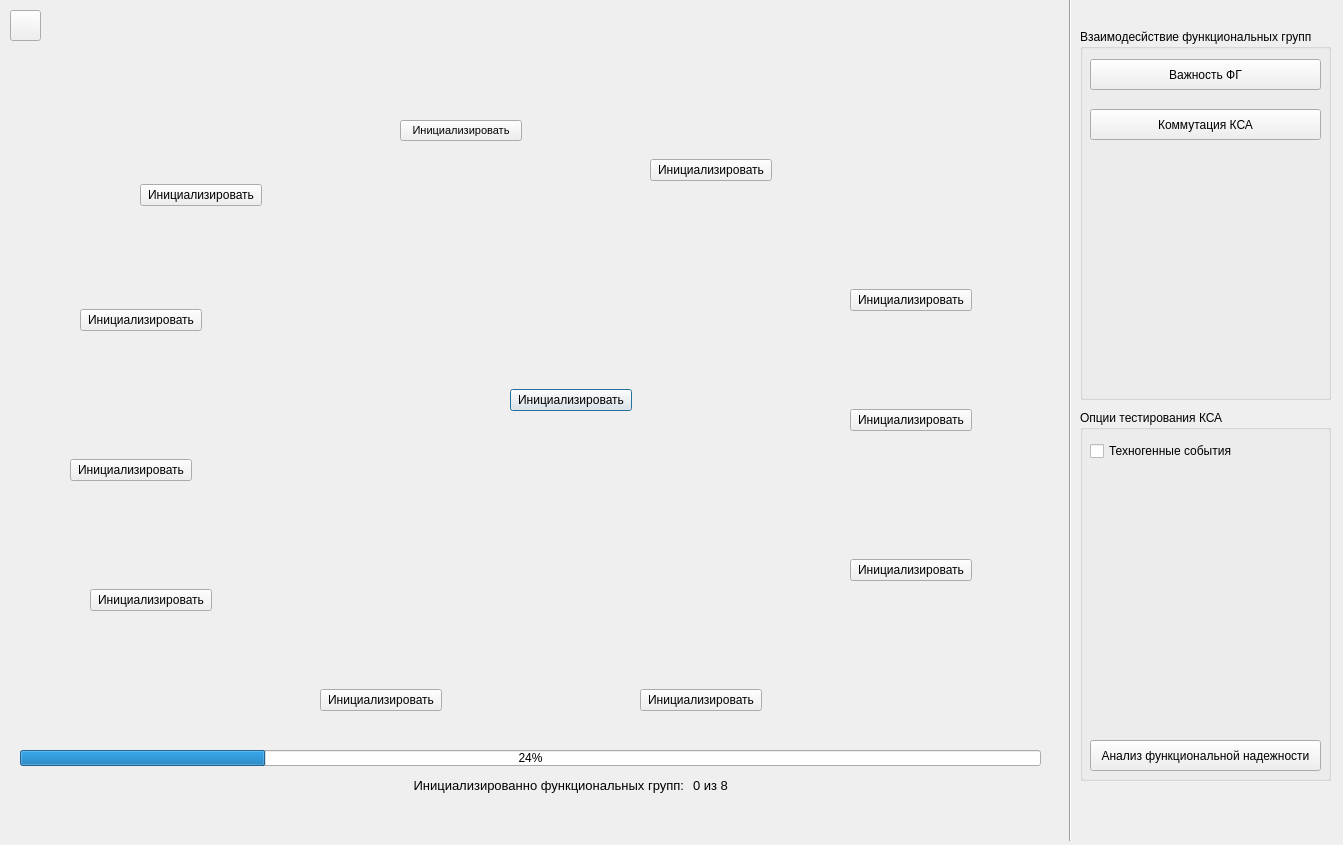
<?xml version="1.0" encoding="UTF-8"?>
<ui version="4.0">
 <class>buildKSA</class>
 <widget class="QDialog" name="buildKSA">
  <property name="geometry">
   <rect>
    <x>0</x>
    <y>0</y>
    <width>1343</width>
    <height>845</height>
   </rect>
  </property>
  <property name="windowTitle">
   <string>Dialog</string>
  </property>
  <widget class="QWidget" name="verticalLayoutWidget_8">
   <property name="geometry">
    <rect>
     <x>510</x>
     <y>360</y>
     <width>122</width>
     <height>80</height>
    </rect>
   </property>
   <layout class="QVBoxLayout" name="verticalLayout_8">
    <item>
     <widget class="QPushButton" name="pushButton_08">
      <property name="text">
       <string>Инициализировать</string>
      </property>
     </widget>
    </item>
   </layout>
  </widget>
  <widget class="QWidget" name="verticalLayoutWidget_7">
   <property name="geometry">
    <rect>
     <x>850</x>
     <y>380</y>
     <width>122</width>
     <height>80</height>
    </rect>
   </property>
   <layout class="QVBoxLayout" name="verticalLayout_7">
    <item>
     <widget class="QPushButton" name="pushButton_07">
      <property name="text">
       <string>Инициализировать</string>
      </property>
     </widget>
    </item>
   </layout>
  </widget>
  <widget class="QWidget" name="verticalLayoutWidget_2">
   <property name="geometry">
    <rect>
     <x>140</x>
     <y>150</y>
     <width>122</width>
     <height>91</height>
    </rect>
   </property>
   <layout class="QVBoxLayout" name="verticalLayout_2">
    <item>
     <widget class="QPushButton" name="pushButton_02">
      <property name="text">
       <string>Инициализировать</string>
      </property>
     </widget>
    </item>
   </layout>
  </widget>
  <widget class="QWidget" name="verticalLayoutWidget_6">
   <property name="geometry">
    <rect>
     <x>850</x>
     <y>530</y>
     <width>122</width>
     <height>80</height>
    </rect>
   </property>
   <layout class="QVBoxLayout" name="verticalLayout_6">
    <item>
     <widget class="QPushButton" name="pushButton_06">
      <property name="text">
       <string>Инициализировать</string>
      </property>
     </widget>
    </item>
   </layout>
  </widget>
  <widget class="QWidget" name="verticalLayoutWidget_5">
   <property name="geometry">
    <rect>
     <x>850</x>
     <y>260</y>
     <width>122</width>
     <height>80</height>
    </rect>
   </property>
   <layout class="QVBoxLayout" name="verticalLayout_5">
    <item>
     <widget class="QPushButton" name="pushButton_05">
      <property name="text">
       <string>Инициализировать</string>
      </property>
     </widget>
    </item>
   </layout>
  </widget>
  <widget class="QWidget" name="verticalLayoutWidget_4">
   <property name="geometry">
    <rect>
     <x>70</x>
     <y>430</y>
     <width>122</width>
     <height>80</height>
    </rect>
   </property>
   <layout class="QVBoxLayout" name="verticalLayout_4">
    <item>
     <widget class="QPushButton" name="pushButton_04">
      <property name="text">
       <string>Инициализировать</string>
      </property>
     </widget>
    </item>
   </layout>
  </widget>
  <widget class="QLabel" name="label_arm">
   <property name="geometry">
    <rect>
     <x>0</x>
     <y>50</y>
     <width>1071</width>
     <height>691</height>
    </rect>
   </property>
   <property name="text">
    <string/>
   </property>
  </widget>
  <widget class="QWidget" name="verticalLayoutWidget">
   <property name="geometry">
    <rect>
     <x>400</x>
     <y>110</y>
     <width>122</width>
     <height>41</height>
    </rect>
   </property>
   <layout class="QVBoxLayout" name="verticalLayout">
    <item>
     <widget class="QPushButton" name="pushButton_01">
      <property name="font">
       <font>
        <family>MS Shell Dlg 2</family>
        <pointsize>8</pointsize>
        <weight>50</weight>
        <bold>false</bold>
       </font>
      </property>
      <property name="text">
       <string>Инициализировать</string>
      </property>
     </widget>
    </item>
   </layout>
  </widget>
  <widget class="QWidget" name="verticalLayoutWidget_3">
   <property name="geometry">
    <rect>
     <x>80</x>
     <y>280</y>
     <width>122</width>
     <height>80</height>
    </rect>
   </property>
   <layout class="QVBoxLayout" name="verticalLayout_3">
    <item>
     <widget class="QPushButton" name="pushButton_03">
      <property name="text">
       <string>Инициализировать</string>
      </property>
     </widget>
    </item>
   </layout>
  </widget>
  <widget class="Line" name="line">
   <property name="geometry">
    <rect>
     <x>1060</x>
     <y>-30</y>
     <width>20</width>
     <height>871</height>
    </rect>
   </property>
   <property name="orientation">
    <enum>Qt::Vertical</enum>
   </property>
  </widget>
  <widget class="QGroupBox" name="OptionsTestingGroupBox">
   <property name="geometry">
    <rect>
     <x>1080</x>
     <y>410</y>
     <width>251</width>
     <height>371</height>
    </rect>
   </property>
   <property name="title">
    <string>Опции тестирования КСА</string>
   </property>
   <widget class="QCheckBox" name="TechnogenicCheckBox">
    <property name="geometry">
     <rect>
      <x>10</x>
      <y>30</y>
      <width>231</width>
      <height>22</height>
     </rect>
    </property>
    <property name="text">
     <string>Техногенные события</string>
    </property>
   </widget>
   <widget class="QPushButton" name="analysisPushButton">
    <property name="geometry">
     <rect>
      <x>10</x>
      <y>330</y>
      <width>231</width>
      <height>31</height>
     </rect>
    </property>
    <property name="text">
     <string>Анализ функциональной надежности</string>
    </property>
   </widget>
  </widget>
  <widget class="QLabel" name="numCalculetedInfoLabel">
   <property name="geometry">
    <rect>
     <x>293</x>
     <y>770</y>
     <width>391</width>
     <height>31</height>
    </rect>
   </property>
   <property name="font">
    <font>
     <pointsize>10</pointsize>
    </font>
   </property>
   <property name="text">
    <string>Инициализированно функциональных групп:</string>
   </property>
   <property name="alignment">
    <set>Qt::AlignRight|Qt::AlignTrailing|Qt::AlignVCenter</set>
   </property>
  </widget>
  <widget class="QLabel" name="numCalculetedInfoValueLabel">
   <property name="geometry">
    <rect>
     <x>693</x>
     <y>770</y>
     <width>91</width>
     <height>31</height>
    </rect>
   </property>
   <property name="font">
    <font>
     <pointsize>10</pointsize>
    </font>
   </property>
   <property name="text">
    <string>0 из 8</string>
   </property>
  </widget>
  <widget class="QGroupBox" name="optionInteractionsGroupBox">
   <property name="enabled">
    <bool>true</bool>
   </property>
   <property name="geometry">
    <rect>
     <x>1080</x>
     <y>29</y>
     <width>251</width>
     <height>371</height>
    </rect>
   </property>
   <property name="title">
    <string>Взаимодесйствие функциональных групп</string>
   </property>
   <widget class="QPushButton" name="ImportancePushButton">
    <property name="geometry">
     <rect>
      <x>10</x>
      <y>30</y>
      <width>231</width>
      <height>31</height>
     </rect>
    </property>
    <property name="text">
     <string>Важность ФГ</string>
    </property>
   </widget>
   <widget class="QPushButton" name="SwitchingPushButton">
    <property name="enabled">
     <bool>true</bool>
    </property>
    <property name="geometry">
     <rect>
      <x>10</x>
      <y>80</y>
      <width>231</width>
      <height>31</height>
     </rect>
    </property>
    <property name="text">
     <string>Коммутация КСА</string>
    </property>
   </widget>
  </widget>
  <widget class="QPushButton" name="SaveWorkPushButton">
   <property name="geometry">
    <rect>
     <x>10</x>
     <y>10</y>
     <width>31</width>
     <height>31</height>
    </rect>
   </property>
   <property name="text">
    <string/>
   </property>
   <property name="icon">
    <iconset resource="resourse.qrc">
     <normaloff>:/floppy-disk.png</normaloff>:/floppy-disk.png</iconset>
   </property>
  </widget>
  <widget class="QProgressBar" name="progressBar">
   <property name="geometry">
    <rect>
     <x>20</x>
     <y>750</y>
     <width>1021</width>
     <height>16</height>
    </rect>
   </property>
   <property name="value">
    <number>24</number>
   </property>
  </widget>
  <widget class="QWidget" name="verticalLayoutWidget_9">
   <property name="geometry">
    <rect>
     <x>650</x>
     <y>130</y>
     <width>122</width>
     <height>80</height>
    </rect>
   </property>
   <layout class="QVBoxLayout" name="verticalLayout_9">
    <item>
     <widget class="QPushButton" name="pushButton_09">
      <property name="text">
       <string>Инициализировать</string>
      </property>
     </widget>
    </item>
   </layout>
  </widget>
  <widget class="QWidget" name="verticalLayoutWidget_10">
   <property name="geometry">
    <rect>
     <x>90</x>
     <y>560</y>
     <width>122</width>
     <height>80</height>
    </rect>
   </property>
   <layout class="QVBoxLayout" name="verticalLayout_10">
    <item>
     <widget class="QPushButton" name="pushButton_10">
      <property name="text">
       <string>Инициализировать</string>
      </property>
     </widget>
    </item>
   </layout>
  </widget>
  <widget class="QWidget" name="verticalLayoutWidget_11">
   <property name="geometry">
    <rect>
     <x>320</x>
     <y>660</y>
     <width>122</width>
     <height>80</height>
    </rect>
   </property>
   <layout class="QVBoxLayout" name="verticalLayout_11">
    <item>
     <widget class="QPushButton" name="pushButton_11">
      <property name="text">
       <string>Инициализировать</string>
      </property>
     </widget>
    </item>
   </layout>
  </widget>
  <widget class="QWidget" name="verticalLayoutWidget_12">
   <property name="geometry">
    <rect>
     <x>640</x>
     <y>660</y>
     <width>122</width>
     <height>80</height>
    </rect>
   </property>
   <layout class="QVBoxLayout" name="verticalLayout_12">
    <item>
     <widget class="QPushButton" name="pushButton_12">
      <property name="text">
       <string>Инициализировать</string>
      </property>
     </widget>
    </item>
   </layout>
  </widget>
  <zorder>label_arm</zorder>
  <zorder>verticalLayoutWidget_8</zorder>
  <zorder>verticalLayoutWidget_7</zorder>
  <zorder>verticalLayoutWidget_2</zorder>
  <zorder>verticalLayoutWidget_6</zorder>
  <zorder>verticalLayoutWidget_5</zorder>
  <zorder>verticalLayoutWidget_4</zorder>
  <zorder>verticalLayoutWidget</zorder>
  <zorder>verticalLayoutWidget_3</zorder>
  <zorder>line</zorder>
  <zorder>OptionsTestingGroupBox</zorder>
  <zorder>numCalculetedInfoLabel</zorder>
  <zorder>numCalculetedInfoValueLabel</zorder>
  <zorder>optionInteractionsGroupBox</zorder>
  <zorder>SaveWorkPushButton</zorder>
  <zorder>progressBar</zorder>
  <zorder>verticalLayoutWidget_9</zorder>
  <zorder>verticalLayoutWidget_10</zorder>
  <zorder>verticalLayoutWidget_11</zorder>
  <zorder>verticalLayoutWidget_12</zorder>
 </widget>
 <resources>
  <include location="resourse.qrc"/>
 </resources>
 <connections>
  <connection>
   <sender>pushButton_01</sender>
   <signal>clicked()</signal>
   <receiver>buildKSA</receiver>
   <slot>buildFunctionGroupPushButton()</slot>
   <hints>
    <hint type="sourcelabel">
     <x>401</x>
     <y>147</y>
    </hint>
    <hint type="destinationlabel">
     <x>1047</x>
     <y>133</y>
    </hint>
   </hints>
  </connection>
  <connection>
   <sender>pushButton_05</sender>
   <signal>clicked()</signal>
   <receiver>buildKSA</receiver>
   <slot>buildFunctionGroupPushButton()</slot>
   <hints>
    <hint type="sourcelabel">
     <x>959</x>
     <y>311</y>
    </hint>
    <hint type="destinationlabel">
     <x>1047</x>
     <y>178</y>
    </hint>
   </hints>
  </connection>
  <connection>
   <sender>pushButton_07</sender>
   <signal>clicked()</signal>
   <receiver>buildKSA</receiver>
   <slot>buildFunctionGroupPushButton()</slot>
   <hints>
    <hint type="sourcelabel">
     <x>948</x>
     <y>431</y>
    </hint>
    <hint type="destinationlabel">
     <x>1048</x>
     <y>224</y>
    </hint>
   </hints>
  </connection>
  <connection>
   <sender>pushButton_02</sender>
   <signal>clicked()</signal>
   <receiver>buildKSA</receiver>
   <slot>buildFunctionGroupPushButton()</slot>
   <hints>
    <hint type="sourcelabel">
     <x>216</x>
     <y>207</y>
    </hint>
    <hint type="destinationlabel">
     <x>1046</x>
     <y>273</y>
    </hint>
   </hints>
  </connection>
  <connection>
   <sender>pushButton_03</sender>
   <signal>clicked()</signal>
   <receiver>buildKSA</receiver>
   <slot>buildFunctionGroupPushButton()</slot>
   <hints>
    <hint type="sourcelabel">
     <x>166</x>
     <y>331</y>
    </hint>
    <hint type="destinationlabel">
     <x>1047</x>
     <y>318</y>
    </hint>
   </hints>
  </connection>
  <connection>
   <sender>pushButton_08</sender>
   <signal>clicked()</signal>
   <receiver>buildKSA</receiver>
   <slot>buildFunctionGroupPushButton()</slot>
   <hints>
    <hint type="sourcelabel">
     <x>607</x>
     <y>411</y>
    </hint>
    <hint type="destinationlabel">
     <x>1048</x>
     <y>361</y>
    </hint>
   </hints>
  </connection>
  <connection>
   <sender>pushButton_06</sender>
   <signal>clicked()</signal>
   <receiver>buildKSA</receiver>
   <slot>buildFunctionGroupPushButton()</slot>
   <hints>
    <hint type="sourcelabel">
     <x>938</x>
     <y>581</y>
    </hint>
    <hint type="destinationlabel">
     <x>1046</x>
     <y>403</y>
    </hint>
   </hints>
  </connection>
  <connection>
   <sender>pushButton_04</sender>
   <signal>clicked()</signal>
   <receiver>buildKSA</receiver>
   <slot>buildFunctionGroupPushButton()</slot>
   <hints>
    <hint type="sourcelabel">
     <x>153</x>
     <y>481</y>
    </hint>
    <hint type="destinationlabel">
     <x>1046</x>
     <y>449</y>
    </hint>
   </hints>
  </connection>
  <connection>
   <sender>analysisPushButton</sender>
   <signal>clicked()</signal>
   <receiver>buildKSA</receiver>
   <slot>analysisKSAPushButton()</slot>
   <hints>
    <hint type="sourcelabel">
     <x>1069</x>
     <y>565</y>
    </hint>
    <hint type="destinationlabel">
     <x>1036</x>
     <y>622</y>
    </hint>
   </hints>
  </connection>
  <connection>
   <sender>ImportancePushButton</sender>
   <signal>clicked()</signal>
   <receiver>buildKSA</receiver>
   <slot>openImportaceFGdialog()</slot>
   <hints>
    <hint type="sourcelabel">
     <x>1114</x>
     <y>69</y>
    </hint>
    <hint type="destinationlabel">
     <x>1053</x>
     <y>16</y>
    </hint>
   </hints>
  </connection>
  <connection>
   <sender>pushButton_09</sender>
   <signal>clicked()</signal>
   <receiver>buildKSA</receiver>
   <slot>buildFunctionGroupPushButton()</slot>
   <hints>
    <hint type="sourcelabel">
     <x>730</x>
     <y>169</y>
    </hint>
    <hint type="destinationlabel">
     <x>1092</x>
     <y>616</y>
    </hint>
   </hints>
  </connection>
  <connection>
   <sender>pushButton_10</sender>
   <signal>clicked()</signal>
   <receiver>buildKSA</receiver>
   <slot>buildFunctionGroupPushButton()</slot>
   <hints>
    <hint type="sourcelabel">
     <x>189</x>
     <y>601</y>
    </hint>
    <hint type="destinationlabel">
     <x>1093</x>
     <y>653</y>
    </hint>
   </hints>
  </connection>
  <connection>
   <sender>pushButton_12</sender>
   <signal>clicked()</signal>
   <receiver>buildKSA</receiver>
   <slot>buildFunctionGroupPushButton()</slot>
   <hints>
    <hint type="sourcelabel">
     <x>700</x>
     <y>706</y>
    </hint>
    <hint type="destinationlabel">
     <x>1093</x>
     <y>695</y>
    </hint>
   </hints>
  </connection>
  <connection>
   <sender>pushButton_11</sender>
   <signal>clicked()</signal>
   <receiver>buildKSA</receiver>
   <slot>buildFunctionGroupPushButton()</slot>
   <hints>
    <hint type="sourcelabel">
     <x>375</x>
     <y>697</y>
    </hint>
    <hint type="destinationlabel">
     <x>1094</x>
     <y>740</y>
    </hint>
   </hints>
  </connection>
 </connections>
 <slots>
  <slot>buildFunctionGroupPushButton()</slot>
  <slot>analysisKSAPushButton()</slot>
  <slot>openImportaceFGdialog()</slot>
 </slots>
</ui>
